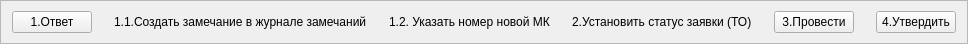
             <widget class="QFrame" name="frame_4">
              <property name="sizePolicy">
               <sizepolicy hsizetype="Preferred" vsizetype="MinimumExpanding">
                <horstretch>0</horstretch>
                <verstretch>0</verstretch>
               </sizepolicy>
              </property>
              <property name="maximumSize">
               <size>
                <width>16777215</width>
                <height>44</height>
               </size>
              </property>
              <property name="frameShape">
               <enum>QFrame::StyledPanel</enum>
              </property>
              <property name="frameShadow">
               <enum>QFrame::Raised</enum>
              </property>
              <layout class="QHBoxLayout" name="horizontalLayout_20">
               <property name="spacing">
                <number>22</number>
               </property>
               <property name="topMargin">
                <number>1</number>
               </property>
               <property name="bottomMargin">
                <number>1</number>
               </property>
               <item>
                <widget class="QPushButton" name="btn_outplan_ansver">
                 <property name="toolTip">
                  <string>Провести изменение поля ответ в БД</string>
                 </property>
                 <property name="text">
                  <string>1.Ответ</string>
                 </property>
                </widget>
               </item>
               <item>
                <widget class="QLabel" name="label_14">
                 <property name="text">
                  <string>1.1.Создать замечание в журнале замечаний</string>
                 </property>
                </widget>
               </item>
               <item>
                <widget class="QLabel" name="label_15">
                 <property name="text">
                  <string>1.2. Указать номер новой МК</string>
                 </property>
                </widget>
               </item>
               <item>
                <widget class="QLabel" name="label_13">
                 <property name="text">
                  <string>2.Установить статус заявки (ТО)</string>
                 </property>
                </widget>
               </item>
               <item>
                <widget class="QPushButton" name="btn_outplan_apply">
                 <property name="text">
                  <string>3.Провести</string>
                 </property>
                </widget>
               </item>
               <item>
                <widget class="QPushButton" name="btn_outplan_confirm">
                 <property name="text">
                  <string>4.Утвердить</string>
                 </property>
                </widget>
               </item>
              </layout>
             </widget>
